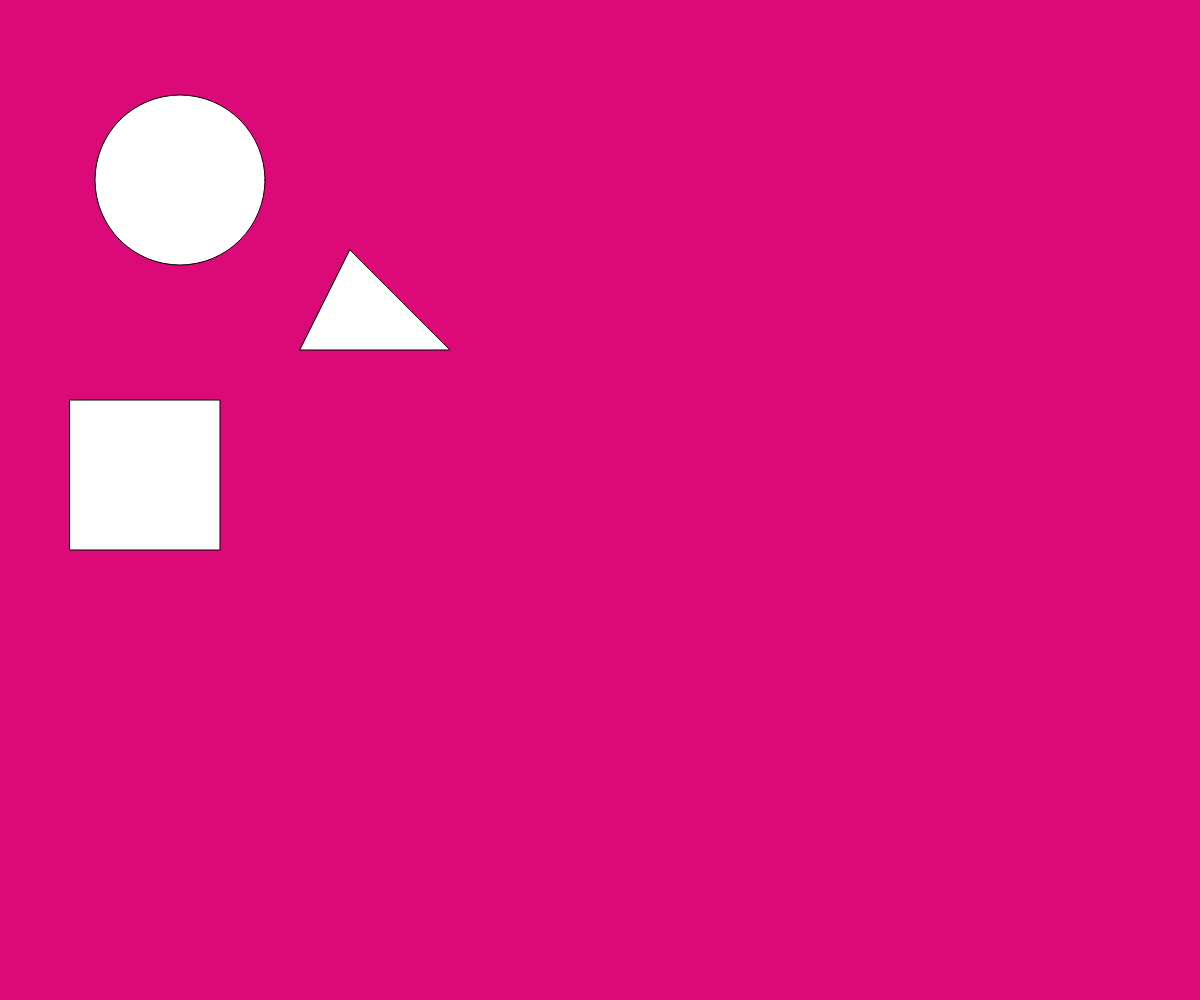
Frame 1 (no input)
Frame 60 (no input): identical to frame 1, image omitted
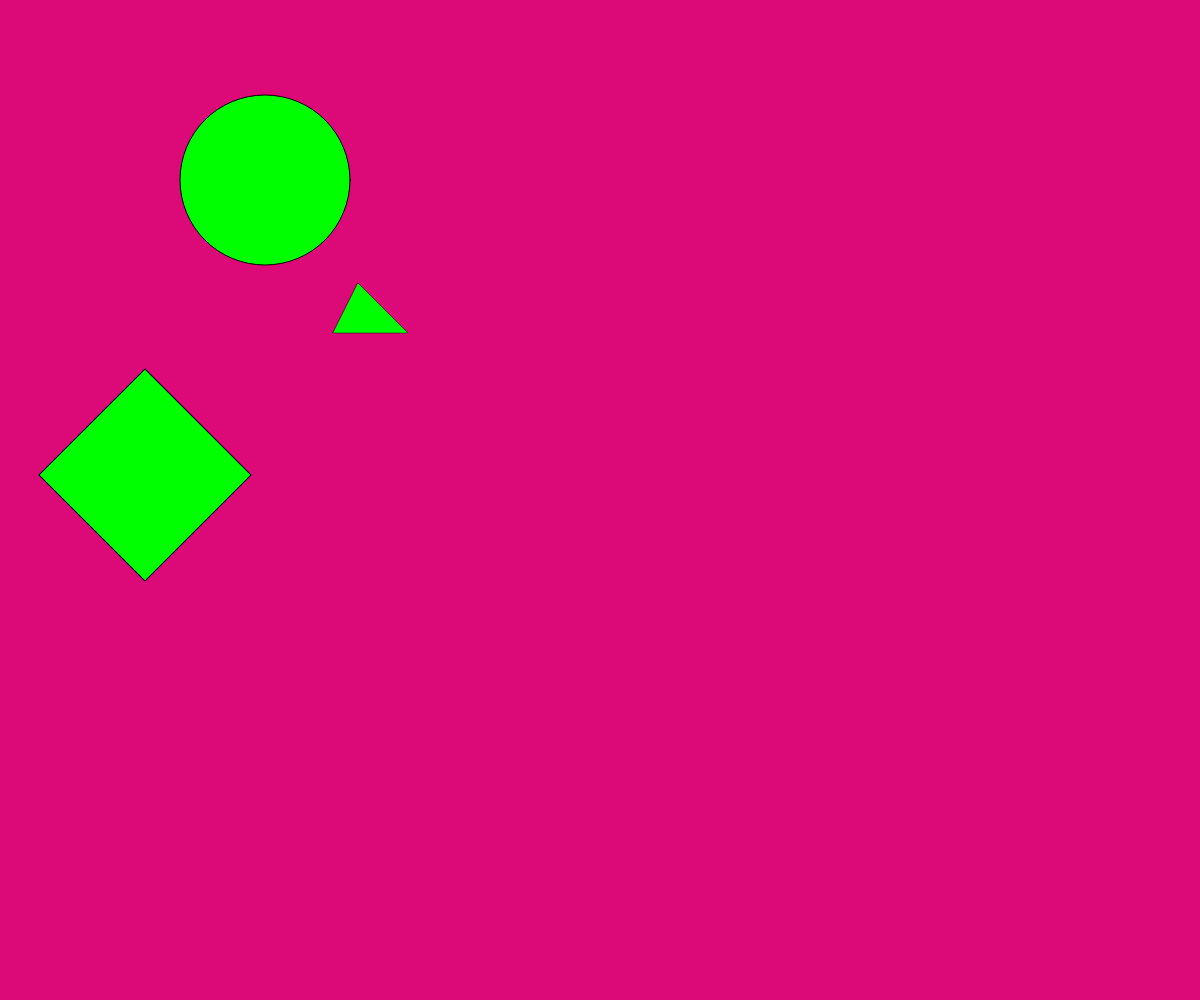
Frame 120 (the mouse pressed at the canvas centre since frame 60)

The p5.js sketch that drew these frames (run headless with seeded random() and noise() and a simulated clock; from frame 60 on, the mouse is pressed at the canvas centre):

// p5.js sketch
// ── sketch.js
let circleMoveX = 0; 
let trianglePortion = 1;    
let rectangleRotation = 0;   
let r = 255, g = 255, b = 255; 
let click = 0;

function setup() {
  createCanvas(windowWidth, windowHeight); 
  angleMode(DEGREES); 
}

function draw() {
  background(220, 10, 120); 

  push(); 
  translate(circleMoveX, 0); 
  fill(r, g, b); 
  ellipse(180, 180, 170); 
  pop(); 

  push();
  translate(366, 316); 
  scale(trianglePortion); 
  fill(r, g, b); 
  triangle(-16, -66, 84, 34, -66, 34); 
  pop();

  push();
  translate(145, 475); 
  fill(r, g, b); 
  rotate(rectangleRotation); 
  rectMode(CENTER); 
  rect(0, 0, 150, 150); 
  pop();
}

function mousePressed() {
  click++; 
  if (click == 1) {
    circleMoveX = 85; 
    trianglePortion = 0.5;     
    rectangleRotation = 45;    
    r = 0;               
    g = 255;
    b = 0;
  
  } else if (click == 2) {
    circleMoveX = -85; 
    trianglePortion = 1;     
    rectangleRotation = 90;    
    r = 255;               
    g = 0;
    b = 0;
  
  } else if (click == 3) {
    circleMoveX = 85; 
    trianglePortion = 2;     
    rectangleRotation = 0;    
    r = 255;               
    g = 165;
    b = 0;
 
  } else if (click == 4) {
    circleMoveX = 85; 
    trianglePortion = 2;     
    rectangleRotation = 45;    
    r = random(255);               
    g = random(255);
    b = random(255);

  } else if (click == 5) {
    click = 0;
    circleMoveX = -85; 
    trianglePortion = 0.5;     
    rectangleRotation = 0;    
    r = random(255);               
    g = random(255);
    b = random(255);
  }
}
